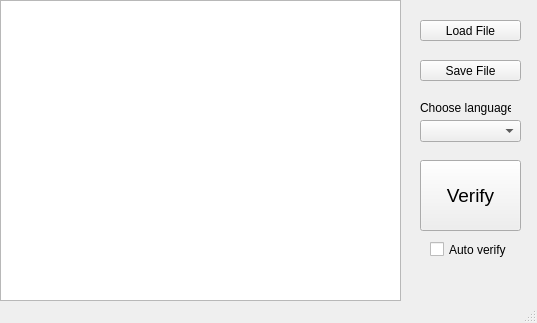
<?xml version="1.0" encoding="UTF-8"?>
<ui version="4.0">
 <class>Verifier</class>
 <widget class="QMainWindow" name="Verifier">
  <property name="geometry">
   <rect>
    <x>0</x>
    <y>0</y>
    <width>537</width>
    <height>323</height>
   </rect>
  </property>
  <property name="windowTitle">
   <string>Verifier</string>
  </property>
  <widget class="QWidget" name="centralWidget">
   <widget class="QTextEdit" name="textEdit">
    <property name="geometry">
     <rect>
      <x>0</x>
      <y>0</y>
      <width>401</width>
      <height>301</height>
     </rect>
    </property>
   </widget>
   <widget class="QComboBox" name="LanguageCB">
    <property name="geometry">
     <rect>
      <x>420</x>
      <y>120</y>
      <width>101</width>
      <height>22</height>
     </rect>
    </property>
   </widget>
   <widget class="QPushButton" name="VerifyBT">
    <property name="geometry">
     <rect>
      <x>420</x>
      <y>160</y>
      <width>101</width>
      <height>71</height>
     </rect>
    </property>
    <property name="font">
     <font>
      <family>MS Sans Serif</family>
      <pointsize>14</pointsize>
     </font>
    </property>
    <property name="text">
     <string>Verify</string>
    </property>
   </widget>
   <widget class="QCheckBox" name="AutoVerifyCH">
    <property name="geometry">
     <rect>
      <x>430</x>
      <y>240</y>
      <width>81</width>
      <height>19</height>
     </rect>
    </property>
    <property name="text">
     <string>Auto verify</string>
    </property>
   </widget>
   <widget class="QLabel" name="LanguageLB">
    <property name="geometry">
     <rect>
      <x>420</x>
      <y>100</y>
      <width>91</width>
      <height>16</height>
     </rect>
    </property>
    <property name="text">
     <string>Choose language:</string>
    </property>
   </widget>
   <widget class="QPushButton" name="LoadBT">
    <property name="geometry">
     <rect>
      <x>420</x>
      <y>20</y>
      <width>101</width>
      <height>21</height>
     </rect>
    </property>
    <property name="text">
     <string>Load File</string>
    </property>
   </widget>
   <widget class="QPushButton" name="SaveBT">
    <property name="geometry">
     <rect>
      <x>420</x>
      <y>60</y>
      <width>101</width>
      <height>21</height>
     </rect>
    </property>
    <property name="text">
     <string>Save File</string>
    </property>
   </widget>
  </widget>
  <widget class="QMenuBar" name="menuBar">
   <property name="geometry">
    <rect>
     <x>0</x>
     <y>0</y>
     <width>537</width>
     <height>20</height>
    </rect>
   </property>
  </widget>
  <widget class="QStatusBar" name="statusBar"/>
 </widget>
 <layoutdefault spacing="6" margin="11"/>
 <resources/>
 <connections/>
</ui>
